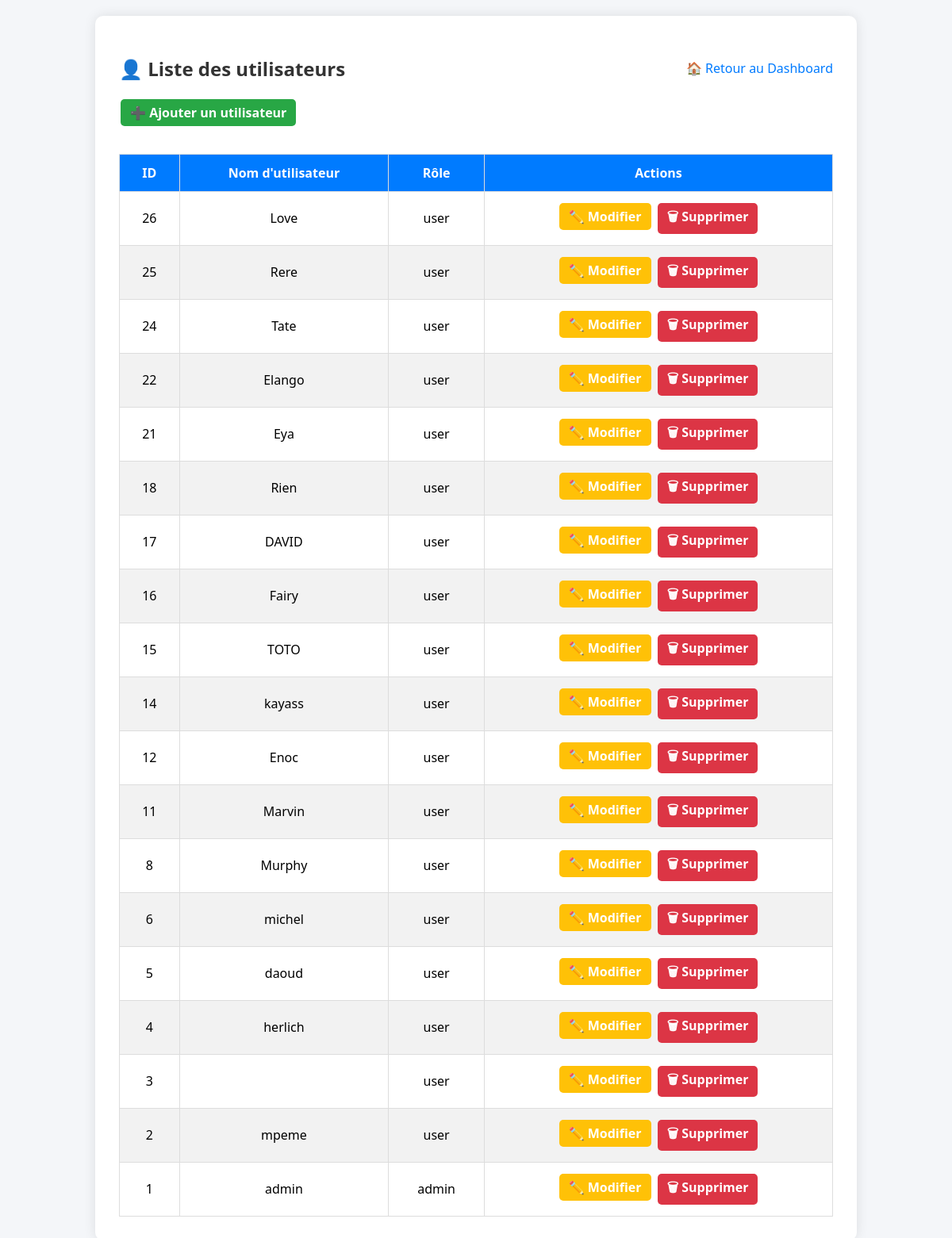
/user/index.php (signed in), run on the app's committed database.
### tables this page shows
CREATE TABLE `users` (
  `id` int(11) NOT NULL,
  `username` varchar(100) NOT NULL,
  `email` varchar(100) DEFAULT NULL,
  `name` varchar(100) DEFAULT NULL,
  `password` varchar(255) NOT NULL,
  `role` enum('admin','user') DEFAULT 'user'
);

### user/index.php (the view, shortened to what this page needs)
<?php
require_once __DIR__ . '/../includes/db.php';
$stmt = $pdo->query("SELECT * FROM users ORDER BY id DESC");
$users = $stmt->fetchAll();
?>
<!DOCTYPE html>
<html lang="fr">
<head>
</head>
<body>
<div class="container">
    <div class="top-bar">
        <h2>👤 Liste des utilisateurs</h2>
        <a href="../dashboard.php">🏠 Retour au Dashboard</a>
    </div>
    <a href="add.php" class="btn btn-add">➕ Ajouter un utilisateur</a>
    <table class="user-table">
        <thead>
            <tr>
                <th>ID</th>
                <th>Nom d'utilisateur</th>
                <th>Rôle</th>
                <th>Actions</th>
            </tr>
        </thead>
        <tbody>
            <?php foreach ($users as $user): ?>
            <tr>
                <td><?= $user['id'] ?></td>
                <td><?= htmlspecialchars($user['username']) ?></td>
                <td><?= $user['role'] ?></td>
                <td>
                    <a href="edit.php?id=<?= $user['id'] ?>" class="btn btn-edit">✏️ Modifier</a>
                    <a href="delete.php?id=<?= $user['id'] ?>" class="btn btn-delete" onclick="return confirm('Supprimer cet utilisateur ?')">🗑 Supprimer</a>
                </td>
            </tr>
            <?php endforeach; ?>
        </tbody>
    </table>
</div>
</body>
</html>

### user/index.php (style rules this page uses)
body { font-family: 'Segoe UI', sans-serif; background-color: #f4f6f9; margin: 0; padding: 20px; }
.container { max-width: 900px; margin: auto; background: #fff; padding: 30px; border-radius: 10px; box-shadow: 0 0 15px rgba(0,0,0,0.1); }
h2 { text-align: center; color: #333; }
.user-table { width: 100%; border-collapse: collapse; margin-top: 20px; }
.user-table th, .user-table td { padding: 12px 15px; border: 1px solid #ddd; text-align: center; }
.user-table th { background-color: #007BFF; color: #fff; }
.user-table tr:nth-child(even) { background-color: #f2f2f2; }
.btn { padding: 6px 12px; border: none; border-radius: 5px; text-decoration: none; color: white; font-weight: bold; display: inline-block; margin: 2px; }
.btn-add { background-color: #28a745; margin-bottom: 15px; }
.btn-edit { background-color: #ffc107; }
.btn-delete { background-color: #dc3545; }
.top-bar { display: flex; justify-content: space-between; align-items: center; }
.top-bar a { text-decoration: none; color: #007BFF; }

### data on the page
users: id "26", username "Love", role "user"
users: id "25", username "Rere", role "user"
users: id "24", username "Tate", role "user"
users: id "22", username "Elango", role "user"
users: id "21", username "Eya", role "user"
users: id "18", username "Rien", role "user"
users: id "17", username "DAVID", role "user"
users: id "16", username "Fairy", role "user"
users: id "15", username "TOTO", role "user"
users: id "14", username "kayass", role "user"
users: id "12", username "Enoc", role "user"
users: id "11", username "Marvin", role "user"
users: id "8", username "Murphy", role "user"
users: id "6", username "michel", role "user"
users: id "5", username "daoud", role "user"
users: id "4", username "herlich", role "user"
users: id "3", role "user"
users: id "2", username "mpeme", role "user"
users: id "1", username "admin", role "admin"
